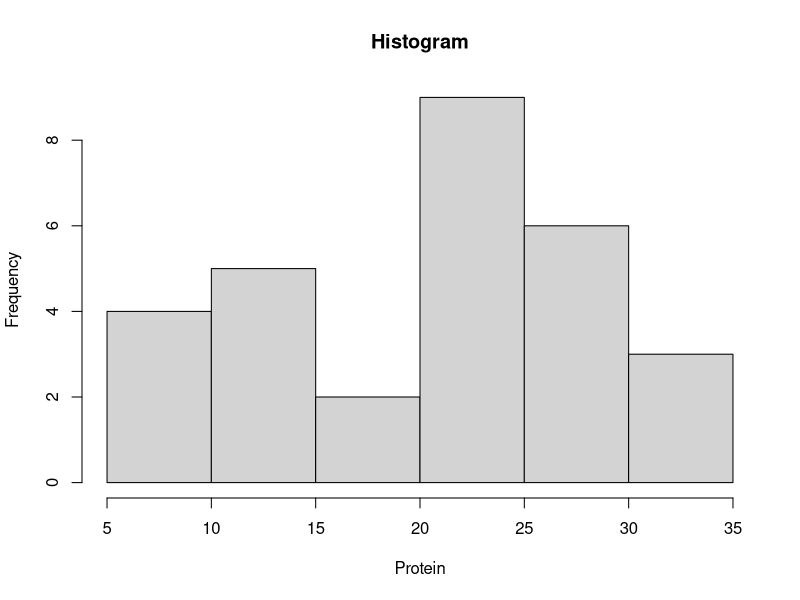
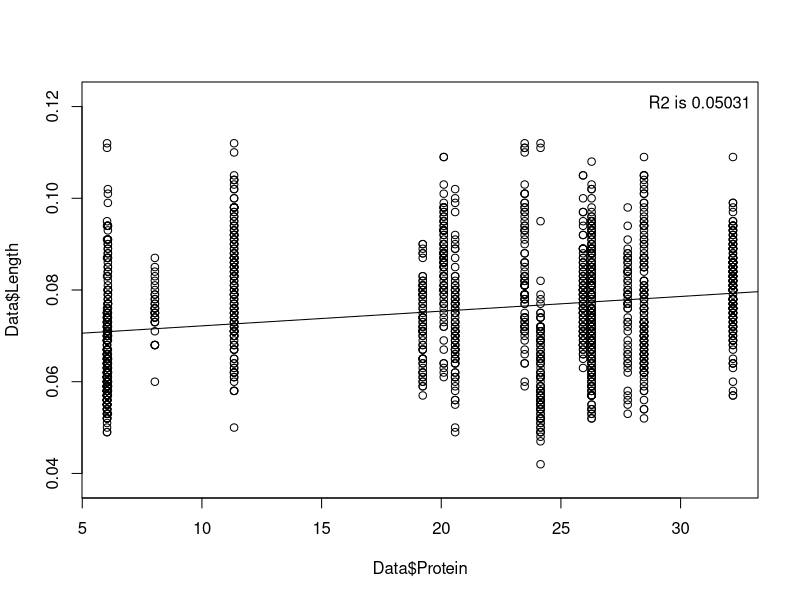
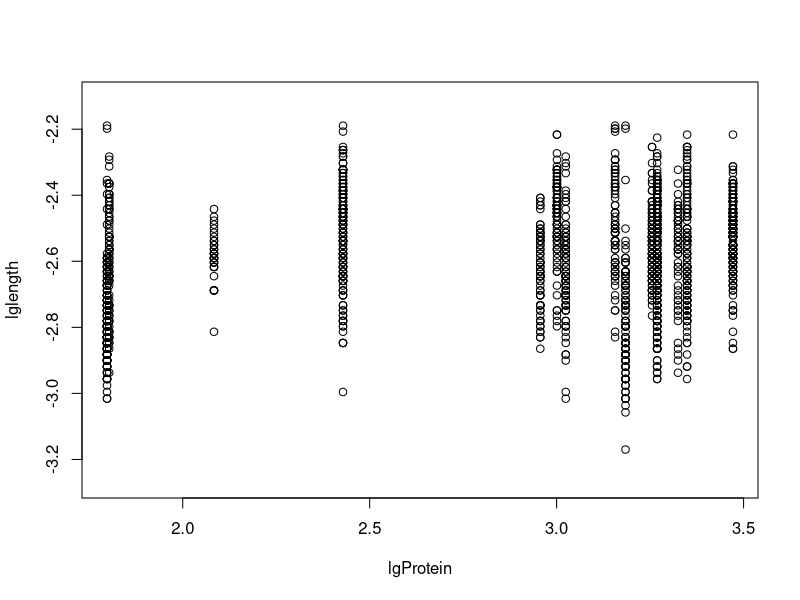

Recreate these plots in R, in order. (Note: this script raises an error after producing the figures.)

library(nlme)
library(car)
library(emmeans)

setwd("~/LSU/Research/Oyster Heritability/phys_data")
biochem <- read.delim("biochem_data.txt", header = T)

attach(biochem)
hist(Protein, main="Histogram")
shapiro.test(Protein)
shapiro.test(HC)
shapiro.test(TG)
shapiro.test(FA)
shapiro.test(CH)
shapiro.test(PL)

lgProtein=log(Protein)
lgHC=log(HC)
lgTG=log(TG)
lgFA=log(FA)
lgCH=log(CH)
lgPL=log(PL)

shapiro.test(lgProtein) #logs look better than sqrt
shapiro.test(lgHC)
shapiro.test(lgTG)
shapiro.test(lgFA)
shapiro.test(lgCH)
shapiro.test(lgPL)

protein.model = lm(lgProtein ~ Site, data=biochem)
aov1 = aov(protein.model)
summary(aov1)
 
HC.model = lm(lgHC ~ Site, data=biochem)
aov1 = aov(HC.model)
summary(aov1)

TG.model = lm(lgTG ~ Site, data=biochem)
aov1 = aov(TG.model)
summary(aov1)

FA.model = lm(lgFA ~ Site, data=biochem)
aov1 = aov(FA.model)
summary(aov1)

CH.model = lm(lgCH ~ Site, data=biochem)
aov1 = aov(CH.model)
summary(aov1)

PL.model = lm(lgPL ~ Site, data=biochem)
aov1 = aov(PL.model)
summary(aov1)

#testing for effect of whether this female successfully spawned
protein.model = lm(lgProtein ~ Spawn, data=biochem)
aov1 = aov(protein.model)
summary(aov1)

HC.model = lm(lgHC ~ Spawn, data=biochem)
aov1 = aov(HC.model)
summary(aov1)

TG.model = lm(lgTG ~ Spawn, data=biochem)
aov1 = aov(TG.model)
summary(aov1)

FA.model = lm(lgFA ~ Spawn, data=biochem)
aov1 = aov(FA.model)
summary(aov1)

CH.model = lm(lgCH ~ Spawn, data=biochem)
aov1 = aov(CH.model)
summary(aov1)

PL.model = lm(lgPL ~ Spawn, data=biochem)
aov1 = aov(PL.model)
summary(aov1)



Data <- read.delim("oyster_size_eggQual.txt", header = T)
attach(Data)
lglength <- log(Data$Length)
lgProtein <- log(Data$Protein)
lgHC <- log(Data$HC)
lgTG <- log(Data$TG)
lgFA <- log(Data$FA)
lgCH <- log(Data$CH)
lgPL <- log(Data$PL)

plot(Data$Protein, Data$Length)
abline(fit <- (lm(Data$Length ~ Data$Protein)))
legend("topright", bty="n", legend=paste("R2 is", format(summary(fit)$adj.r.squared, digits=4)))
summary(fit)
aov(fit)

plot(lgProtein, lglength)
abline(fit <- (lmer(lglength ~ lgProtein + (1|DamID) + (1|SireID), data = Data)))
protein.model = lmer(lglength ~ lgProtein + (1|DamID) + (1|SireID), data = Data)
Anova(protein.model,test.statistic = "F")

Data <- read.delim("oyster_size_eggQual.txt", header = T)
plot(Data$HC, Data$Length)
abline(fit <- (lm(Data$Length ~ Data$HC)))
legend("topright", bty="n", legend=paste("R2 is", format(summary(fit)$adj.r.squared, digits=4)))
summary(fit)
aov(fit)
HC.model = lmer(lglength ~ lgHC + (1|DamID) + (1|SireID), data = Data)
Anova(HC.model,test.statistic = "F")

Data <- read.delim("oyster_size_eggQual.txt", header = T)
plot(Data$TG, Data$Length)
abline(fit <- (lm(Data$Length ~ Data$TG)))
legend("topright", bty="n", legend=paste("R2 is", format(summary(fit)$adj.r.squared, digits=4)))
summary(fit)
aov(fit)
TG.model = lmer(lglength ~ lgTG + (1|DamID) + (1|SireID), data = Data)
Anova(TG.model,test.statistic = "F")

Data <- read.delim("oyster_size_eggQual.txt", header = T)
plot(Data$FA, Data$Length)
abline(fit <- (lm(Data$Length ~ Data$FA)))
legend("topright", bty="n", legend=paste("R2 is", format(summary(fit)$adj.r.squared, digits=4)))
summary(fit)
aov(fit)
FA.model = lmer(lglength ~ lgFA + (1|DamID) + (1|SireID), data = Data)
Anova(FA.model,test.statistic = "F")

Data <- read.delim("oyster_size_eggQual.txt", header = T)
plot(Data$CH, Data$Length)
abline(fit <- (lm(Data$Length ~ Data$CH)))
legend("topright", bty="n", legend=paste("R2 is", format(summary(fit)$adj.r.squared, digits=4)))
summary(fit)
aov(fit)
CH.model = lmer(lglength ~ lgCH + (1|DamID) + (1|SireID), data = Data)
Anova(CH.model,test.statistic = "F")

Data <- read.delim("oyster_size_eggQual.txt", header = T)
plot(Data$PL, Data$Length)
abline(fit <- (lm(Data$Length ~ Data$PL)))
legend("topright", bty="n", legend=paste("R2 is", format(summary(fit)$adj.r.squared, digits=4)))
summary(fit)
aov(fit)
PL.model = lmer(lglength ~ lgPL + (1|DamID) + (1|SireID), data = Data)
Anova(PL.model,test.statistic = "F")
